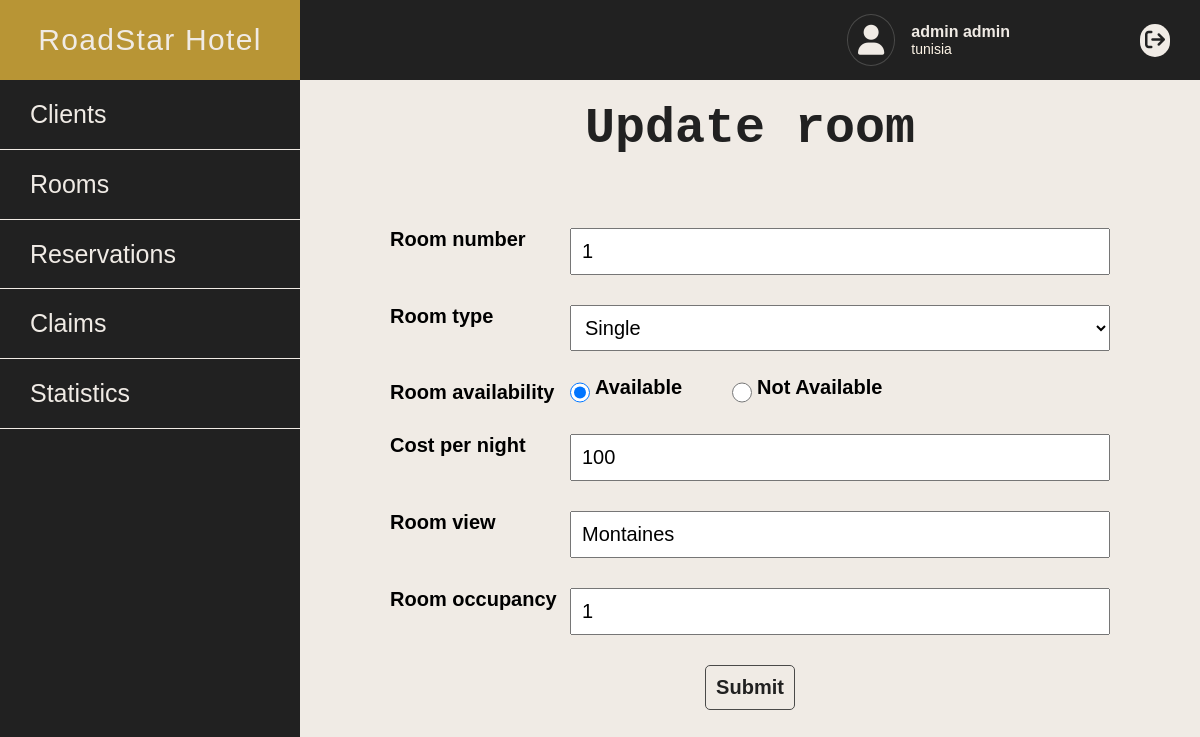
The page /admin_account/update_room/1 (signed in) on the database its author committed.
### tables this page shows
CREATE TABLE IF NOT EXISTS `room` (
  `room_nb` int NOT NULL AUTO_INCREMENT,
  `room_type` varchar(100) NOT NULL,
  `status` varchar(100) NOT NULL,
  `cost_per_night` int NOT NULL,
  `view` varchar(100) NOT NULL,
  `occupancy` int NOT NULL,
  PRIMARY KEY (`room_nb`),
  KEY `room_type` (`room_type`)
);

### app/controllers/Admin_account.php (called while the page is built, shortened)
<?php
class Admin_account extends Controller{
    public function __construct(){
        $this->roomModel = $this->model('room');
    }
    public function update_room($id){
        $room=$this->roomModel->findRoomById($id);
            $data = [
                'room' => $room,
                'number' =>"",
                'type' => "",
                'status' => "",
                'cost' =>"",
                'view' => "",
                'occupancy' => "",
                'error' =>""
            ];
            $this->view('admin_account/update_room', $data);
        }
    }

### app/libraries/Core.php (called while the page is built, shortened)
<?php
class Core{
    protected $currentMethod = 'main';
    public function __construct(){
        $url = $this->getUrl();
        if(file_exists('../app/controllers/' . ucwords($url[0]). '.php')){
            unset($url[0]);
        }
        $this->currentController = new $this->currentController;
        if(isset($url[1])){
            if(method_exists($this->currentController, $url[1])){
              $this->currentMethod = $url[1];
              unset($url[1]);
            }
        }
        $this->params = $url ? array_values($url) : [];
        call_user_func_array([$this->currentController, $this->currentMethod], $this->params);
    }
    public function getUrl(){
        if(isset($_GET['url'])){
          $url = rtrim($_GET['url'], '/');
          $url = filter_var($url, FILTER_SANITIZE_URL);
          $url = explode('/', $url);
          return $url;
        }
      }
}

### app/require.php (called while the page is built, shortened)
<?php
require_once 'libraries/Core.php';
require_once 'libraries/Controller.php';
require_once 'libraries/Database.php';
$init = new Core();

### public/index.php (called while the page is built)
<?php
require_once '../app/require.php';

### app/libraries/Database.php (called while the page is built, shortened)
<?php
    class Database{
        private $dbHost = DB_HOST;
        private $dbUser = DB_USER;
        private $dbPass = DB_PASS;
        private $dbName = DB_NAME;
        private $statement;
        private $dbHandler;
        public function __construct(){
            $conn = 'mysql:host=' . $this->dbHost . ';dbname=' . $this->dbName;
            $options = array(
                PDO::ATTR_PERSISTENT => true,
                PDO::ATTR_ERRMODE => PDO::ERRMODE_EXCEPTION
            );
            try {
                $this->dbHandler = new PDO($conn, $this->dbUser, $this->dbPass, $options);
            } catch (PDOException $e) {
                $this->error = $e->getMessage();
                echo $this->error;
            }
        }
        public function query($sql) {
            $this->statement = $this->dbHandler->prepare($sql);
        }
        public function bind($parameter, $value, $type = null) {
            switch (is_null($type)) {
                default:
                    $type = PDO::PARAM_STR;
            }
            $this->statement->bindValue($parameter, $value, $type);
        }
        public function execute() {
            return $this->statement->execute();
        }
        public function single() {
            $this->execute();
            return $this->statement->fetch(PDO::FETCH_OBJ);
        }
    }

### app/models/Room.php (called while the page is built, shortened)
<?php
    class Room{
        private $db;
        public function __construct(){
            $this->db=new Database();
        }
        public function findRoomById($id){
            $this->db->query('select * from room where room_nb =:id');
            $this->db->bind(':id',$id);
            $room=$this->db->single();
            return $room;
        }
    }

### app/views/admin_account/update_room.php (the view, shortened to what this page needs)
<!DOCTYPE html>
<html lang="en">
    <link rel="stylesheet" href="<?php echo URLROOT ?>/public/css/all.min.css">
    <link rel="stylesheet" href="<?php echo URLROOT ?>/public/css/normalize.css">
    <link rel="stylesheet" href="<?php echo URLROOT ?>/public/css/client-dashbord-style.css">
    <link rel="stylesheet" href="<?php echo URLROOT ?>/public/css/admin-dashbord-update-rooms-style.css">
<body>
<?php
    include "admin_dashbord.php";
?>
<div class="update">
    <div class="heading">Update room</div>
    <form
    action="<?php echo URLROOT; ?>/admin_account/update_room/<?php echo $data['room']->room_nb ?>" method="POST">
        <div class="row">
        <div class="label"><label for="roomnb">Room number</label></div>
            <input type="number" name="number" id="roomnb" readonly value="<?php echo $data['room']->room_nb ?>">
        </div>
        <div class="row">
            <div class="label"><label for="roomtype">Room type</label></div>
            <select name="type" id="roomtype">
                <optgroup label="Current Type: <?php echo $data['room']->room_type ?>">
                    <option value="single">Single</option>
                </optgroup>
            </select>
        </div>
        <div class="row">
            <div class="label"><label>Room availability</label></div>
            <?php if(strcmp($data['room']->status,'available')== 0) {?>
                <input class="radio" type="radio" name="status" id="av" value="available" checked>
                <label for="av">Available</label>
                <input class="radio" type="radio" name="status" id="notav" value="not_available">
                <label for="notav">Not Available</label>
                <?php }?>
        </div>
        <div class="row">
            <div class="label"><label for="roomcost">Cost per night</label></div>
            <input type="number" name="cost" id="roomcost" value="<?php echo $data['room']->cost_per_night ?>">
        </div>
        <div class="row">
            <div class="label"><label for="roomview">Room view</label></div>
            <input type="text" name="view" id="roomview" readonly value="<?php echo $data['room']->view ?>">
        </div>
        <div class="row">
        <div class="label"><label for="roomocc">Room occupancy</label></div>
            <input type="number" name="occupancy" id="roomocc"  value="<?php echo $data['room']->occupancy?>" max="4" min="1">
        </div>
        <button class="submit" name="submit" type="submit">Submit</button>
    </form>
</div>
</body>
</html>

### public/css/client-dashbord-style.css (style rules this page uses)
:root { --primary-color: #4a4a49; --secondary-color: #b89535; --prim-background-color: #f0ebe5; --sec-background-color: #212121; --third-background-color: rgb(253, 244, 230); --margin-between-sections: 50px; --main-padding: 30px; --main-duration: 0.5s; --main-letter-spacing-for-paragraphs: 1.3px; --intern-margin: 30px; --arrow-margin: 20px; }
* { box-sizing: border-box; margin: 0px; scroll-behavior: smooth; }
body { font-family: Arial, Helvetica, sans-serif; }

### public/css/admin-dashbord-update-rooms-style.css (style rules this page uses)
:root { --primary-color: #4a4a49; --secondary-color: #b89535; --prim-background-color: #f0ebe5; --sec-background-color: #212121; --third-background-color: rgb(253, 244, 230); --margin-between-sections: 50px; --main-padding: 30px; --main-duration: 0.5s; --main-letter-spacing-for-paragraphs: 1.3px; --intern-margin: 30px; --arrow-margin: 20px; }
* { box-sizing: border-box; margin: 0px; scroll-behavior: smooth; }
body { font-family: Arial, Helvetica, sans-serif; }
.update { position: absolute; width: min(calc(100vw - 300px), 80vw); left: max(20vw , 300px); top: 10vh; height: 90vh; background-color: var(--prim-background-color); overflow: auto; }
.update .heading { font-size: 50px; font-family:'Courier New', Courier, monospace; font-weight: bold; text-align: center; padding: 20px; color: var(--sec-background-color); animation:shadow 3s linear infinite; -webkit-animation:shadow 3s linear infinite; }
.update form { width: 80%; margin: 50px auto; }
.update form .row { margin-top: 30px; display: flex; flex-wrap: wrap; }
.update .row .label { font-size: 20px; font-weight: bold; width: 25%; }
.update .row input,.update .row select { outline: transparent; padding: 10px; width: 75%; font-size: 20px; }
.update .row .radio { width: 20px; display: flex; margin-right: 5px; }
.update .row .radio+label { margin-right: 50px; font-size: 20px; font-weight: bold; margin-top: -5px; }
.submit { display: block; margin: 30px auto ; padding: 10px; font-size: 20px; border: transparent; outline: transparent; border-radius: 5px; -webkit-border-radius: 5px; -moz-border-radius: 5px; -ms-border-radius: 5px; -o-border-radius: 5px; font-weight: bold; background-color:var(--prim-background-color); color: var(--sec-background-color); border: 1px var(--primary-color) solid; cursor: pointer; }

### rows shown on the page
room: number "1", cost "100", view "Montaines", occupancy "1"

### other values the page prints
$_SESSION["user_fname"] "admin"
$_SESSION["user_lname"] "admin"
$_SESSION['country'] "tunisia"
